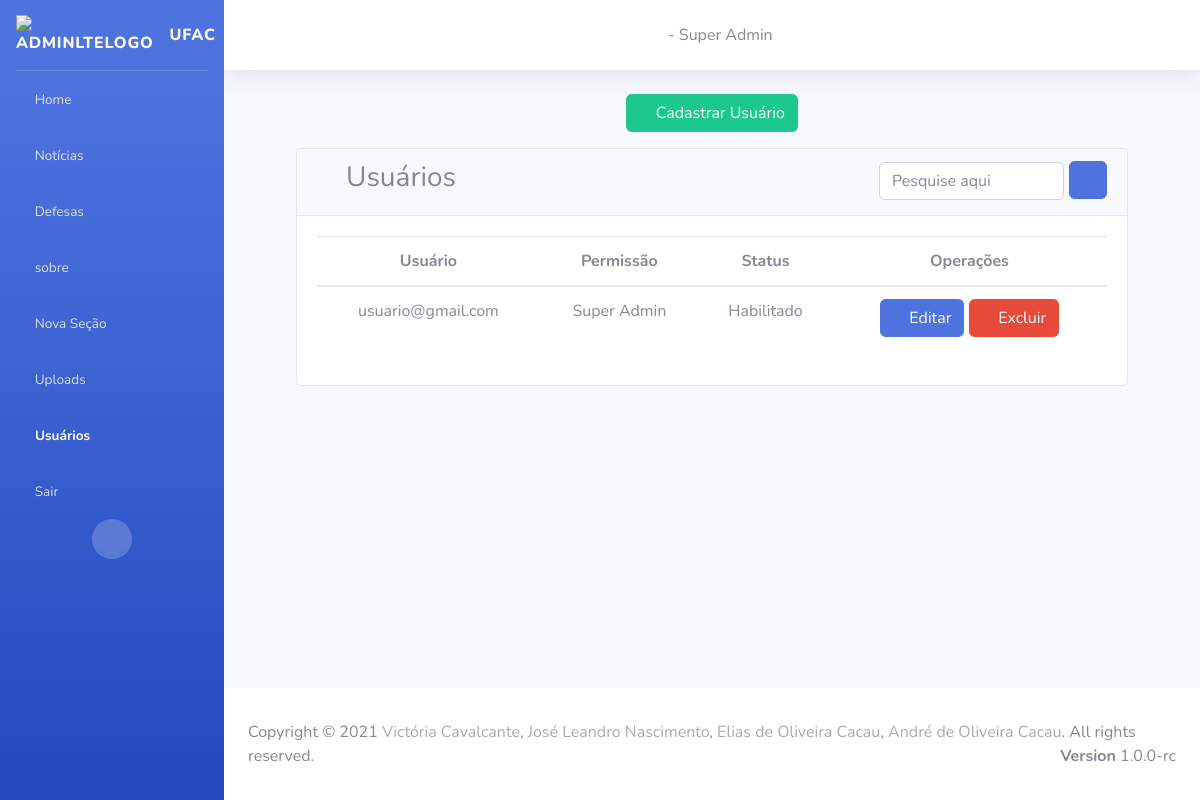
The page /usuario/ on the database as committed earlier.
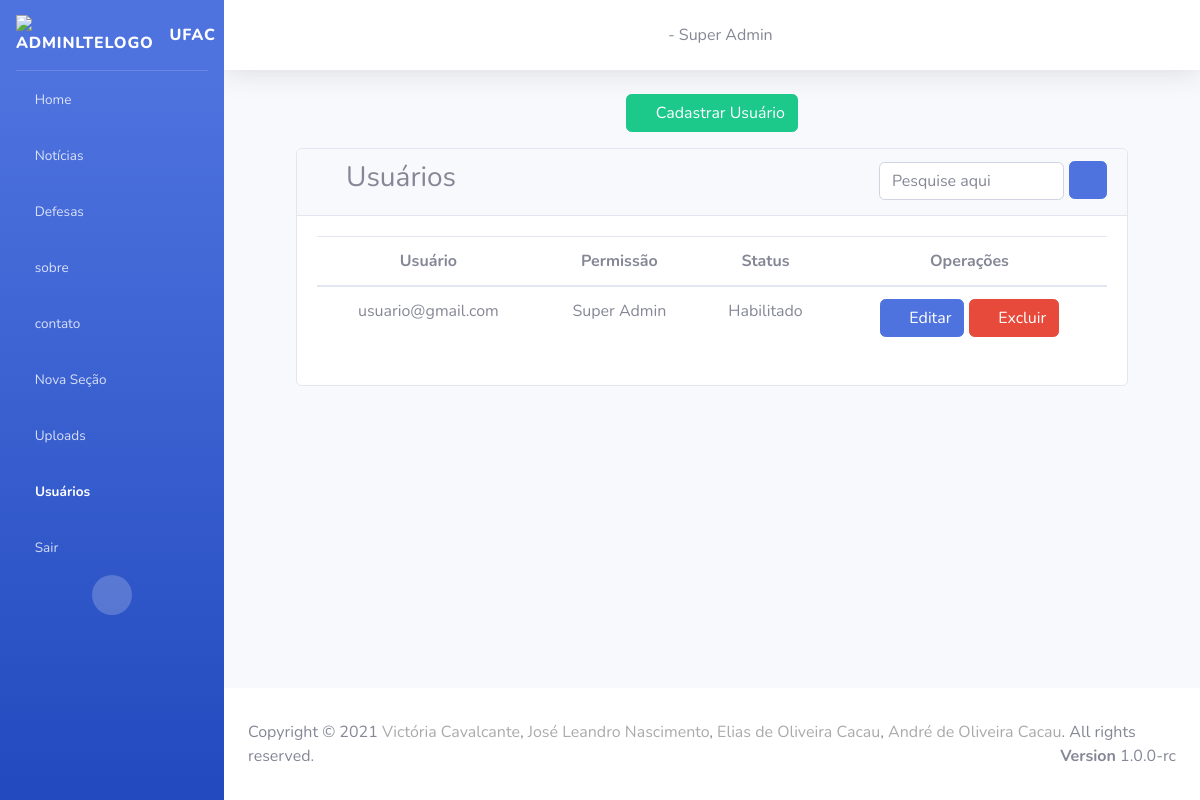
The same page on the database as committed later.
### secao/models.py (models this page shows)
class Secao(models.Model):
    titulo = models.CharField(
        max_length= 200,
        null = False,
        blank = False
    )
    icon = models.CharField(
        max_length= 100,
        null = False,
        blank = False
    )
    usuario = models.OneToOneField(
        Usuario,
        on_delete=models.SET_NULL,
        null = True
    )
    ordem = models.IntegerField()
    ativada = models.BooleanField(
        default=True,
    )
    data_criacao = models.DateTimeField(auto_now=True)
    usuarios = models.ManyToManyField(Usuario,related_name="+")

### usuario/models.py (models this page shows)
class Usuario(models.Model):
    usuario = models.CharField(
        max_length = 100,
        null = False,
        blank = False
    )
    senha = models.CharField(
        max_length = 10,
        null = False,
        blank = False
    )
    permissao = models.IntegerField(
        null = False,
        blank = False
    )
    ativado = models.BooleanField(
        null = False,
        blank = False,
        default = True
    )
    data_cadastro = models.DateField(
        auto_now = True
    )

### usuario/views.py (the view)
# urls.py: path('', include('usuario.urls')),
def usuario(request):
    secoes = Secao.objects.all().order_by('ordem')
    usuarios = Usuario.objects.all()
    subsecoes = Subsecao.objects.all().order_by('ordem')
    try:
        usuario_logado = Usuario.objects.get(id=request.session.get('id_usuario'))
    except :
        usuario_logado = None
    return render(request, "usuario/index.html", {"secoes": secoes, "usuarios": usuarios, 'usuario_logado': usuario_logado,'subsecoes':subsecoes})

### usuario/templates/usuario/index.html (shortened to what this page needs)
{% extends 'base.html' %} {% block menu-usuario %}
<li class="nav-item active">
    <a class="nav-link" href="/usuario/">
        <i class="fas fa-user-cog"></i>
        <span translate="no">Usuários</span>
    </a>
</li>
{% endblock %} {% block conteudo %}
<div class="content-header mb-3">
    <div class="container-fluid">
        <div class="row">
            <div class="col text-center">
                <a href="/cadastro_usuario/" class="btn btn-success">
                    <i class="fas fa-plus"></i> Cadastrar Usuário
                </a>
            </div>
        </div>
    </div>
</div>
<section class="content">
    <div class="container">
        <div class="card">
            <div class="card-header">
                <div class="row">
                    <div class="col-8">
                        <h3><i class="nav-icon fas fa-user-cog"></i> Usuários</h3>
                    </div>
                    <div class="col-4 text-right">
                        <form action="/buscar_usuario/" method="post">
                            <input type="text" class="form-control inputValor w-75" style="display:inline;" name="valor_pesquisa" placeholder="Pesquise aqui">
                            <button class="btn btn-primary mb-1" style="display:inline;">
                                <i class="fas fa-search"></i>
                            </button>
                        </form>
                    </div>
                </div>
            </div>
            <div class="card-body">
                <div class="text-center">
                    <table class="table">
                        <thead>
                            <tr>
                                <th>Usuário</th>
                                <th>Permissão</th>
                                <th>Status</th>
                                <th>Operações</th>
                            </tr>
                        </thead>
                        <tbody id="myTable">
                            {% for usuario in usuarios %}
                            <tr>
                                <td>
                                    {{usuario.usuario}}
                                </td>
                                <td>
                                    {% if usuario.permissao == 1 %} Admin {% else %} Super Admin {% endif %}
                                </td>
                                <td>
                                    {% if usuario.ativado == 1 %} Habilitado {% else %} Desabilitado {% endif %}
                                </td>
                                <td>
                                    <form action="/editar_usuario/" method="post" style="display:inline;">
                                        <button class="btn btn-primary">
                                            <i class="fas fa-edit"></i>
                                                    Editar
                                        </button>
                                    </form>
                                    <button class="btn btn-danger" data-toggle="modal" data-target="#modalDelete{{usuario.id}}">
                                        <i class="fas fa-trash"></i>
                                        Excluir
                                    </button>
                                </td>
                            </tr>
                            {% endfor %}
                        </tbody>
                    </table>
                </div>
            </div>
        </div>
    </div>
</section>
{% endblock %}

### home/templates/base.html (shortened to what the changed rows need)
{% load static %} {% load auxiliares %}
<!DOCTYPE html>
<html lang="pt-BR">
<head>
    <link href="{% static 'vendor/fontawesome-free/css/all.min.css' %}" rel="stylesheet" type="text/css">
    <link href="{% static 'css/sb-admin-2.min.css' %}" rel="stylesheet">
    <link rel="stylesheet" href="{% static 'css/style-admin.css' %}">
    <link rel="stylesheet" href="{% static 'css/style-home.css' %}">
    <link rel="stylesheet" href="{% static 'css/style-contrele-permicoes.css' %}">
</head>
<body id="page-top">
    <div id="wrapper">
        <ul class="navbar-nav bg-gradient-primary sidebar sidebar-dark accordion" id="accordionSidebar">
             {% for secao in secoes %}
            <li class="nav-item">
                <a class="nav-link collapsed" href="#" data-toggle="collapse" data-target="#collapse{{secao.id}}" aria-expanded="true" aria-controls="collapseTwo">
                    <i class="{{ secao.icon }}"></i>
                    <span>{{secao.titulo}}</span>
                </a>
            </li>
            {% endfor %}
        </ul>
        <div id="content-wrapper" class="d-flex flex-column">
            <div id="content">
                <div class="container-fluid">
                    <div class="container">
                         {% block conteudo %} {% endblock %}
                    </div>
                </div>
            </div>
        </div>
    </div>
</body>
</html>

Rows that differ between the two databases and show on the page:
added Secao: titulo "contato"
